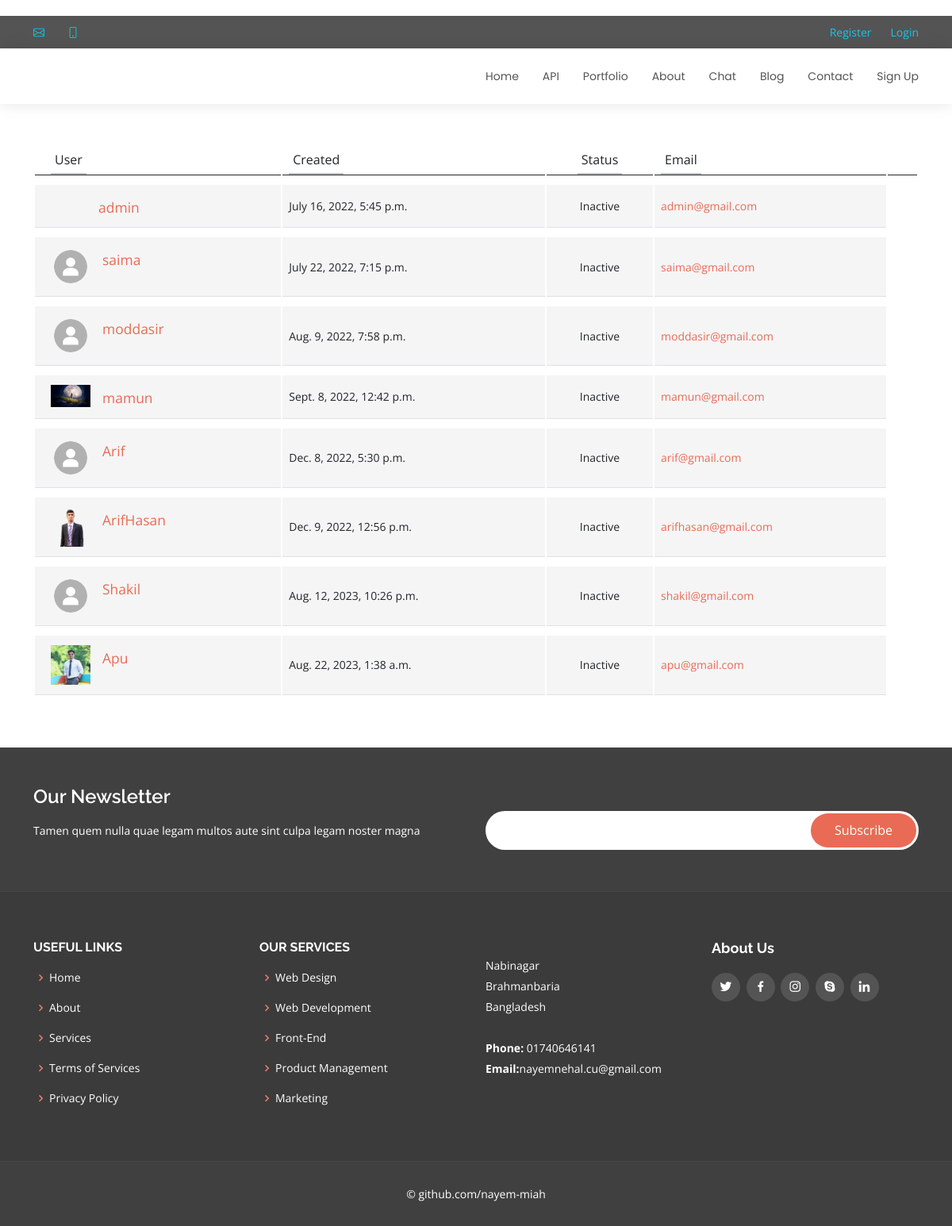
/chat/friend_list/, run on an earlier commit of the app's database.
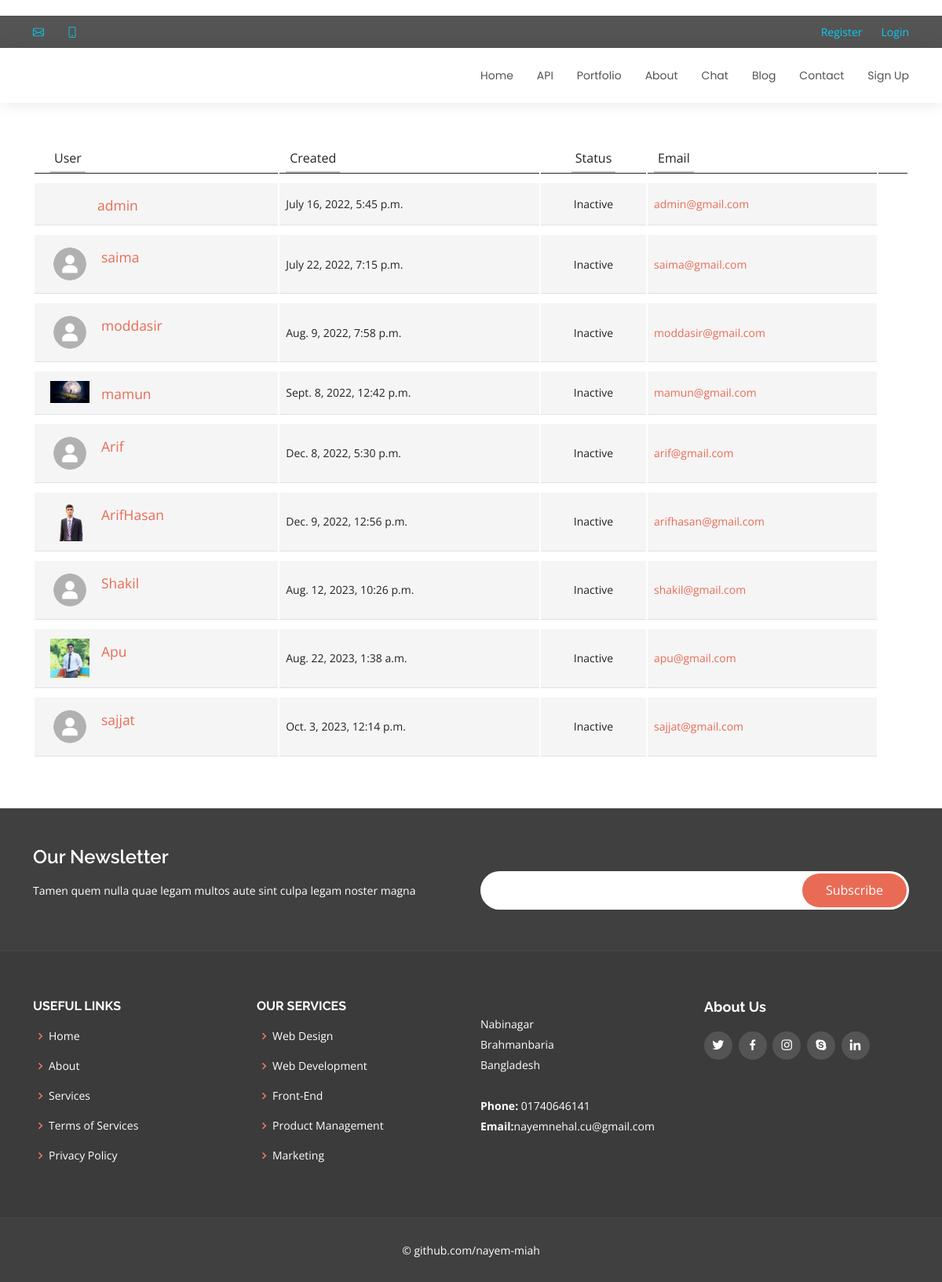
And on a later commit of the database.
### account/models.py (models this page shows, shortened)
class Account(AbstractBaseUser):
	email 					= models.EmailField(verbose_name="email", max_length=60, unique=True)
	username 				= models.CharField(max_length=30, unique=True)
	date_joined				= models.DateTimeField(verbose_name='date joined', auto_now_add=True)
	last_login				= models.DateTimeField(verbose_name='last login', auto_now=True)
	is_admin				= models.BooleanField(default=False)
	is_active				= models.BooleanField(default=True)
	is_staff				= models.BooleanField(default=False)
	is_superuser			= models.BooleanField(default=False)
	profile_image			= models.ImageField(max_length=255, null=True, blank=True, default="profile_images/d.png")
	hide_email				= models.BooleanField(default=True)
	USERNAME_FIELD = 'email'
	REQUIRED_FIELDS = ['username']
	objects = MyAccountManager()
	def __str__(self):
		return self.username

### chat/views.py (the view)
# urls.py: path('friend_list/', views.friend_list, name='friend_list'),
def friend_list(request):
    friends = Account.objects.all()
    context = {
        'friends': friends,
    }
    return render(request, 'chat/friends.html', context=context)

### templates/chat/friends.html (shortened to what this page needs)
{% extends 'base.html' %}
{% load static %}
{% block content %}
<br/>
<br/>
<body>
<link href="https://maxcdn.bootstrapcdn.com/font-awesome/4.3.0/css/font-awesome.min.css" rel="stylesheet">
<div class="container">
<div class="row">
	<div class="col-lg-12">
		<div class="main-box clearfix">
			<div class="table-responsive">
				<table class="table user-list">
					<thead>
						<tr>
							<th><span>User</span></th>
							<th><span>Created</span></th>
							<th class="text-center"><span>Status</span></th>
							<th><span>Email</span></th>
							<th>&nbsp;</th>
						</tr>
					</thead>
					<tbody>
						 {% for friend in friends %}
                            <tr>
							<td>
								<img src="{{friend.profile_image.url}}" alt="">
								<a href="{% url 'chat:personal_chat' friend.id %}" class="user-link">{{friend}}</a>
							</td>
							<td>
								{{friend.date_joined}}
							</td>
							<td class="text-center">
								<span class="label label-default">Inactive</span>
							</td>
							<td>
								<a href="#">{{friend.email}}</a>
							</td>
						</tr>
                        {%endfor%}
					</tbody>
				</table>
			</div>
		</div>
	</div>
</div>
</div>
<br/>
<br/>
{% endblock content %}

### templates/base.html (shortened to what this page needs)
<!DOCTYPE html>
{% load static %}
<html lang="en">
  <head>
    <link
      href="{% static 'assets/vendor/animate.css/animate.min.css'%}"
      rel="stylesheet"
    />
    <link
      href="{% static 'assets/vendor/bootstrap/css/bootstrap.min.css'%}"
      rel="stylesheet"
    />
    <link
      href="{% static 'assets/vendor/bootstrap-icons/bootstrap-icons.css'%}"
      rel="stylesheet"
    />
    <link
      href="{% static 'assets/vendor/boxicons/css/boxicons.min.css'%}"
      rel="stylesheet"
    />
    <link
      href="{% static 'assets/vendor/glightbox/css/glightbox.min.css'%}"
      rel="stylesheet"
    />
    <link
      href="{% static 'assets/vendor/swiper/swiper-bundle.min.css'%}"
      rel="stylesheet"
    />
    <link href="{% static 'assets/css/index.css'%}" rel="stylesheet" />
    <link rel="stylesheet" href="https://cdn.jsdelivr.net/npm/highlight.js@11.3.1/styles/monokai-sublime.css">
  </head>
  <body>
    {% include 'base/header.html' %}
    {% block content %} {% endblock %}
    {% include 'base/footer.html' %}
  </body>
</html>

### templates/base/header.html (shortened to what this page needs)
  <section id="topbar" class="d-flex align-items-center">
    <div class="container d-flex justify-content-center justify-content-md-between">
      <div class="contact-info d-flex align-items-center">
        <i class="bi bi-envelope d-flex align-items-center"><a href="mailto:contact@example.com">{{top_headerdata.0.email}}</a></i>
        <i class="bi bi-phone d-flex align-items-center ms-4"></i>
      </div>
      <div class="social-links d-none d-md-flex align-items-center">
          {% if user.is_authenticated%}
               <a class="d-flex align-items-center ms-4" href="{%url 'logout'%}">Logout</a>
               <a class="d-flex align-items-center ms-4" style="color:#0dcaf0">{{user.username}}</a>
          {% else %}
               <br/>
              <a class="d-flex align-items-center ms-4" style="color:#0dcaf0" href="{% url 'index'%}">Register</a></p>
              <a class="d-flex align-items-center ms-4" style="color:#0dcaf0" href="{% url 'login'%}">Login</a></p>
          {% endif %}
      </div>
    </div>
  </section>
  <header id="header" class="d-flex align-items-center">
    <div class="container d-flex justify-content-between align-items-center">
      <div class="logo">
      </div>
      <nav id="navbar" class="navbar">
        <ul>
          <li><a class="{% block homeactive %} {% endblock %}" href="{% url 'index'%}">Home</a></li>
          <li><a class="{% block teamactive %} {% endblock %}" href="http://localhost:8000/docs/">API</a></li>
          <li><a class="{% block portfolioactive %} {% endblock %}" href="{% url 'portfolio'%}">Portfolio</a></li>
          <li><a class="{% block aboutactive %} {% endblock %}" href="{% url 'about'%}">About</a></li>
          <li><a class="" href="{% url 'chat:friend_list'%}">Chat</a></li>
          <li><a class="{% block blogactive %} {% endblock %}" href="{% url 'blog:blog'%}">Blog</a></li>
          <li><a class="{% block contactactive %}{% endblock %}" href="{% url 'contact'%}">Contact</a></li>
          {% if user.is_authenticated%}
             <li><a href="{% url 'profile'%}">Account</a></li>
          {% else %}
             <li><a href="{% url 'account'%}">Sign Up</a></li>
          {% endif %}
        </ul>
      </nav>
    </div>
  </header>

### templates/base/footer.html
<footer id="footer">
  <div class="footer-newsletter">
    <div class="container">
      <div class="row">
        <div class="col-lg-6">
          <h4>Our Newsletter</h4>
          <p>
            Tamen quem nulla quae legam multos aute sint culpa legam noster
            magna
          </p>
        </div>
        <div class="col-lg-6">
          <form action="" method="post">
            <input type="email" name="email" /><input
              type="submit"
              value="Subscribe"
            />
          </form>
        </div>
      </div>
    </div>
  </div>
  <div class="footer-top">
    <div class="container">
      <div class="row">
        <div class="col-lg-3 col-md-6 footer-links">
          <h4>USEFUL LINKS</h4>
          <ul>
            <li>
              <i class="bx bx-chevron-right"></i>
              <a href="#">Home</a>
            </li>
            <li>
              <i class="bx bx-chevron-right"></i>
              <a href="#">About</a>
            </li>
            <li>
              <i class="bx bx-chevron-right"></i>
              <a href="#">Services</a>
            </li>
            <li>
              <i class="bx bx-chevron-right"></i>
              <a href="#">Terms of Services</a>
            </li>
            <li>
              <i class="bx bx-chevron-right"></i>
              <a href="#">Privacy Policy</a>
            </li>
          </ul>
        </div>
        <div class="col-lg-3 col-md-6 footer-links">
          <h4>Our Services</h4>
          <ul>
            <li>
              <i class="bx bx-chevron-right"></i>
              <a href="#">Web Design</a>
            </li>
            <li>
              <i class="bx bx-chevron-right"></i>
              <a href="#">Web Development</a>
            </li>
            <li>
              <i class="bx bx-chevron-right"></i>
              <a href="#">Front-End</a>
            </li>
            <li>
              <i class="bx bx-chevron-right"></i>
              <a href="#">Product Management</a>
            </li>
            <li>
              <i class="bx bx-chevron-right"></i>
              <a href="#">Marketing</a>
            </li>
          </ul>
        </div>
        <div class="col-lg-3 col-md-6 footer-contact">
          <h4>{{footer3.0.title}}</h4>
          <p>
            Nabinagar<br />
            Brahmanbaria<br />
            Bangladesh<br /><br />
            <strong>Phone:</strong> 01740646141<br />
            <strong>Email:</strong>nayemnehal.cu@gmail.com<br />
          </p>
        </div>
        <div class="col-lg-3 col-md-6 footer-info">
          <h3>About Us</h3>
          <div class="social-links mt-3">
            <a href="#" class="twitter"
              ><i class="bx bxl-twitter"></i
            ></a>
            <a href="#" class="facebook"
              ><i class="bx bxl-facebook"></i
            ></a>
            <a href="#" class="instagram"
              ><i class="bx bxl-instagram"></i
            ></a>
            <a href="#" class="google-plus"
              ><i class="bx bxl-skype"></i
            ></a>
            <a href="#" class="linkedin"
              ><i class="bx bxl-linkedin"></i
            ></a>
          </div>
        </div>
      </div>
    </div>
  </div>
  <div class="container">
    <div class="copyright">&copy; github.com/nayem-miah</div>
  </div>
</footer>

### static/assets/css/index.css (style rules this page uses)
body { font-family: "Open Sans", sans-serif; color: #444444; }
a { color: #e96b56; text-decoration: none; }
h1, h2, h3, h4, h5, h6 { font-family: "Raleway", sans-serif; }
#topbar { background: #545454; padding: 10px 0; font-size: 14px; }
#topbar .contact-info i { font-style: normal; color: #0dcaf0; }
#topbar .social-links a { color: #bababa; line-height: 0; transition: 0.3s; margin-left: 10px; }
#header { height: 70px; transition: all 0.5s; z-index: 997; transition: all 0.5s; background: #fff; box-shadow: 0px 0px 20px 0px rgba(0, 0, 0, 0.1); }
.navbar { padding: 0; }
.navbar ul { margin: 0; padding: 0; display: flex; list-style: none; align-items: center; }
.navbar li { position: relative; }
.navbar a { display: flex; align-items: center; justify-content: space-between; padding: 10px 0 10px 30px; font-family: "Poppins", sans-serif; font-size: 14px; color: #545454; white-space: nowrap; transition: 0.3s; }
section { padding: 0 0 80px 0; }
#footer { background: #404040; padding: 0 0 30px 0; color: #fff; font-size: 14px; }
#footer .footer-newsletter { padding: 50px 0; background: #404040; }
#footer .footer-newsletter h4 { font-size: 24px; margin: 0 0 20px 0; padding: 0; line-height: 1; font-weight: 600; }
#footer .footer-newsletter form { margin-top: 30px; background: #fff; padding: 6px 10px; position: relative; border-radius: 50px; }
#footer .footer-newsletter form input[type="email"] { border: 0; padding: 8px; width: calc(100% - 140px); }
#footer .footer-newsletter form input[type="submit"] { position: absolute; top: 0; right: 0; bottom: 0; border: 0; background: none; font-size: 16px; padding: 0 30px; margin: 3px; background: #e96b56; color: #fff; transition: 0.3s; border-radius: 50px; }
#footer .footer-top { background: #3b3b3b; border-top: 1px solid #474747; border-bottom: 1px solid #474747; padding: 60px 0 30px 0; }
#footer .footer-top .footer-info { margin-bottom: 30px; }
#footer .footer-top .footer-info h3 { font-size: 18px; margin: 0 0 20px 0; padding: 2px 0 2px 0; line-height: 1; font-weight: 700; }
#footer .footer-top .social-links a { font-size: 18px; display: inline-block; background: #545454; color: #fff; line-height: 1; padding: 8px 0; margin-right: 4px; border-radius: 50%; text-align: center; width: 36px; height: 36px; transition: 0.3s; }
#footer .footer-top h4 { font-size: 16px; font-weight: bold; color: #fff; text-transform: uppercase; position: relative; padding-bottom: 12px; }
#footer .footer-top .footer-links { margin-bottom: 30px; }
#footer .footer-top .footer-links ul { list-style: none; padding: 0; margin: 0; }
#footer .footer-top .footer-links ul i { padding-right: 2px; color: #ec7f6d; font-size: 18px; line-height: 1; }
#footer .footer-top .footer-links ul li { padding: 10px 0; display: flex; align-items: center; }
#footer .footer-top .footer-links ul li:first-child { padding-top: 0; }
#footer .footer-top .footer-links ul a { color: #fff; transition: 0.3s; display: inline-block; line-height: 1; }
#footer .footer-top .footer-contact { margin-bottom: 30px; }
#footer .footer-top .footer-contact p { line-height: 26px; }
#footer .copyright { text-align: center; padding-top: 30px; }

### templates/chat/friends.html (style rules this page uses)
body { margin-top:20px; }
.user-list tbody td > img { position: relative; max-width: 50px; float: left; margin-right: 15px; }
.user-list tbody td .user-link { display: block; font-size: 1.25em; padding-top: 3px; margin-left: 60px; }
.table { border-collapse: separate; }
.table thead > tr > th { border-bottom: 1px solid #C2C2C2; padding-bottom: 0; }
.table tbody > tr > td { font-size: 0.875em; background: #f5f5f5; border-top: 10px solid #fff; vertical-align: middle; padding: 12px 8px; }
.table tbody > tr > td:first-child, .table thead > tr > th:first-child { padding-left: 20px; }
.table thead > tr > th span { border-bottom: 2px solid #C2C2C2; display: inline-block; padding: 0 5px; padding-bottom: 5px; font-weight: normal; }

What changed in the data, as far as the page shows it:
added Account: profile_image (picture), username "sajjat", date_joined "Oct. 3, 2023, 12:14 p.m.", email "sajjat@gmail.com"
